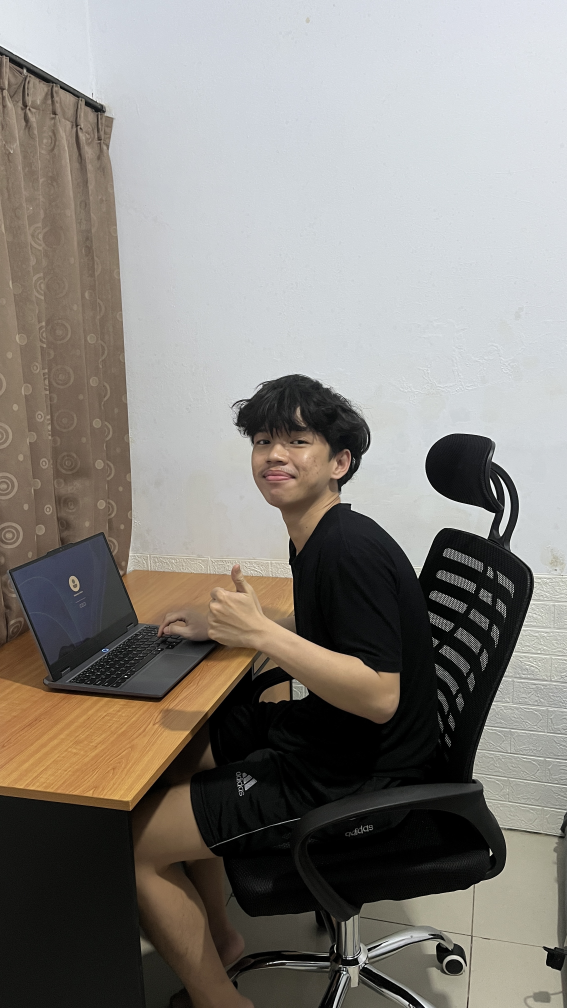
#> input picture IMG_6397.JPG.jpeg, 2268 x 4032 px (shown at 1/4 size)
$ python extract-portrait-v2-3-1.py
#> lines starting #> are read from the running program, lines starting #| are printed output that depends on the picture
from pathlib import Path
import os
import sys

ROOT = Path(__file__).resolve().parents[2]
sys.path.insert(0, str(ROOT / ".tmp-tools"))
os.environ["U2NET_HOME"] = str(ROOT / ".tmp-tools" / "models")

import cv2
import numpy as np
from PIL import Image, ImageDraw
from rembg import new_session, remove


SOURCE = ROOT / "IMG_6397.JPG.jpeg"
OUT = ROOT / "design-review" / "v2-3" / "portrait"
OUT.mkdir(parents=True, exist_ok=True)

# Honest waist-up source crop. It removes the legs, most desk area, and excess room
# before segmentation; no pixels are generated or reconstructed.
source = Image.open(SOURCE).convert("RGB")
#> source is the input picture: PIL image 2268x4032 RGB; mean R, G, B 134.8, 130.8, 125.3
crop_box = (520, 1080, 2240, 3240)
waist_up = source.crop(crop_box)
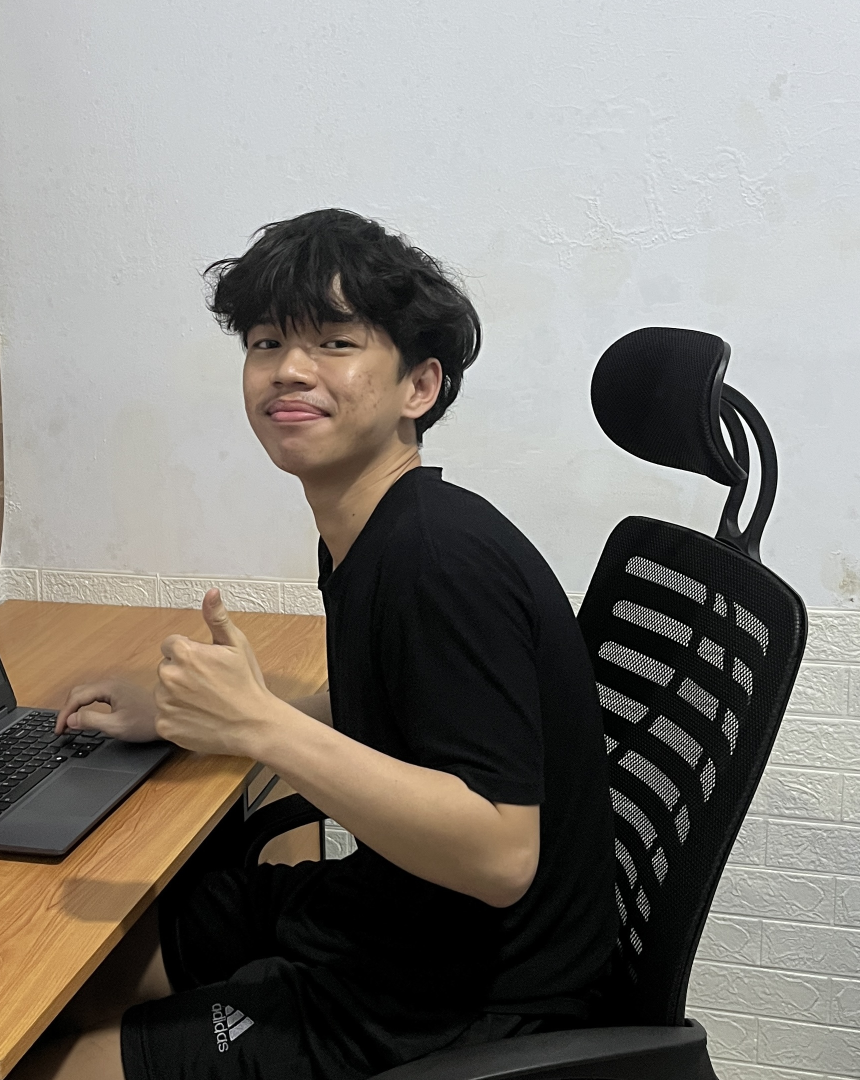
#> waist_up: PIL image 1720x2160 RGB (shown at 1/2 size); mean R, G, B 130.2, 126.8, 121.4

#> (the run stopped early here; a loop or call above may not have finished)

$ run again, with IMG_3294.JPG.jpeg copied over IMG_6397.JPG.jpeg
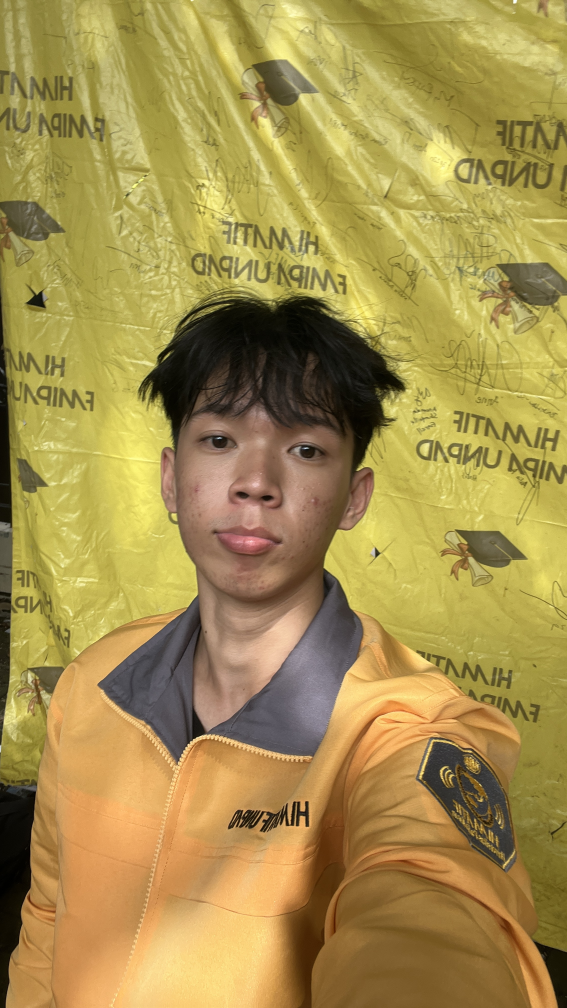
#> input picture IMG_3294.JPG.jpeg, 2268 x 4032 px (shown at 1/4 size)
#> source is the input picture: PIL image 2268x4032 RGB; mean R, G, B 166.6, 144.7, 78.8
#> `waist_up = source.crop(crop_box)`:
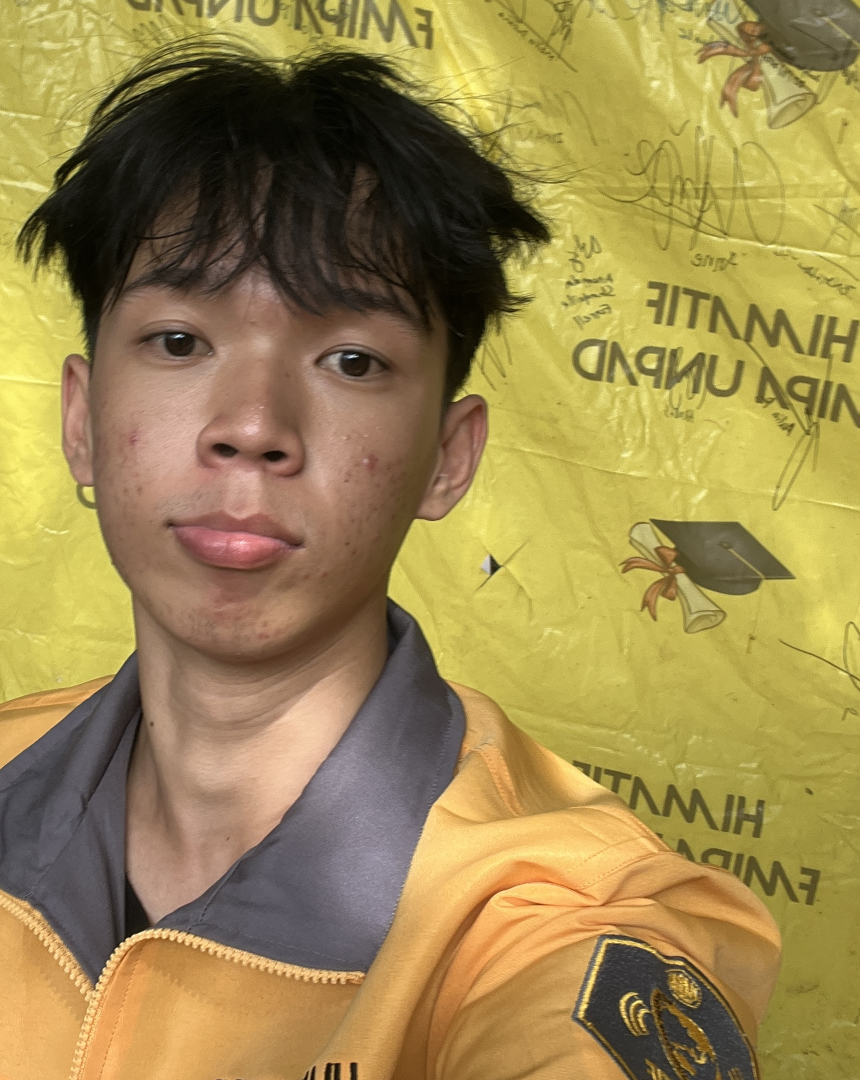
#> waist_up: PIL image 1720x2160 RGB (shown at 1/2 size); mean R, G, B 157.2, 136.5, 79.9

$ run again, with IMG_3529.JPG.jpeg copied over IMG_6397.JPG.jpeg
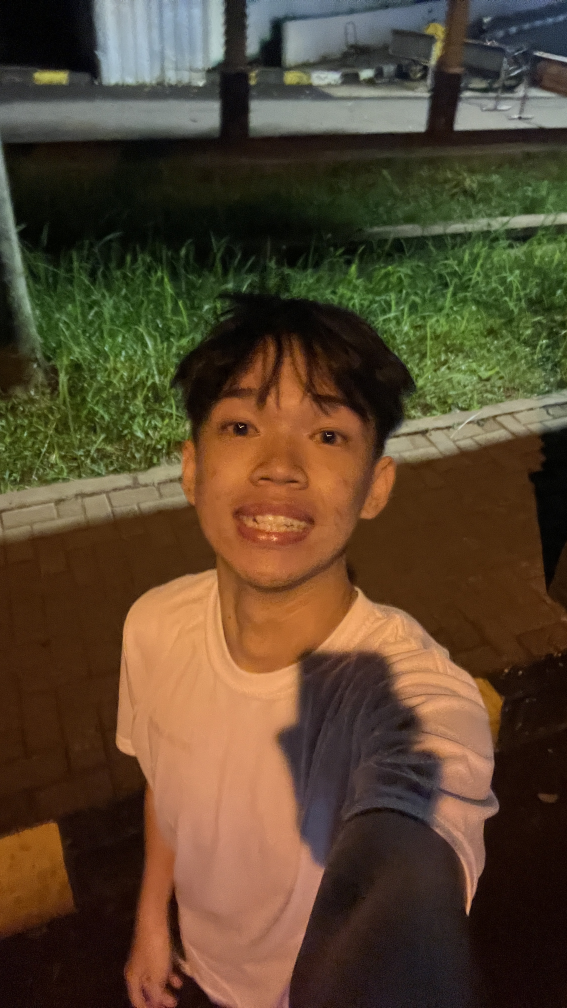
#> input picture IMG_3529.JPG.jpeg, 2268 x 4032 px (shown at 1/4 size)
#> source is the input picture: PIL image 2268x4032 RGB; mean R, G, B 87.4, 69.1, 47
#> `waist_up = source.crop(crop_box)`:
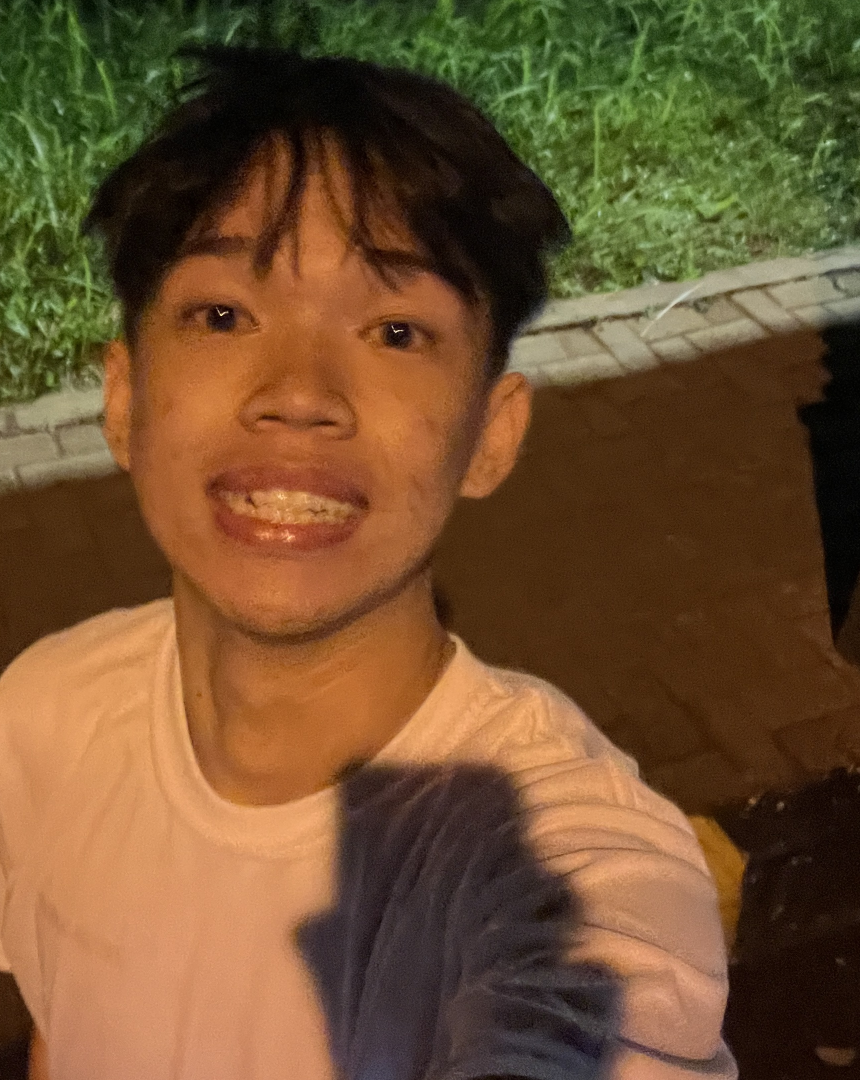
#> waist_up: PIL image 1720x2160 RGB (shown at 1/2 size); mean R, G, B 110.4, 80.5, 47.5

$ run again, with IMG_3697.JPG.jpeg copied over IMG_6397.JPG.jpeg
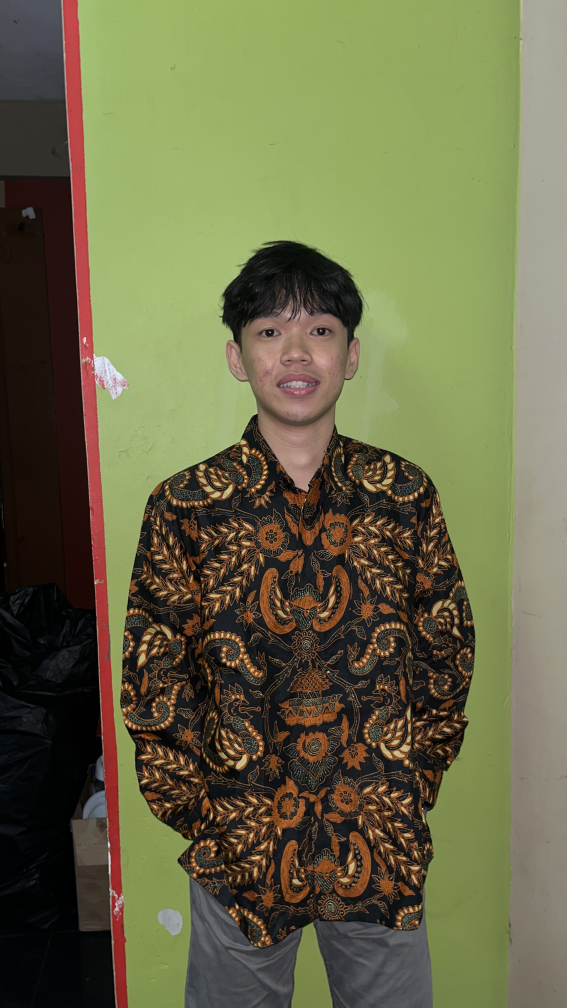
#> input picture IMG_3697.JPG.jpeg, 2268 x 4032 px (shown at 1/4 size)
#> source is the input picture: PIL image 2268x4032 RGB; mean R, G, B 105.8, 105.2, 72.2
#> `waist_up = source.crop(crop_box)`:
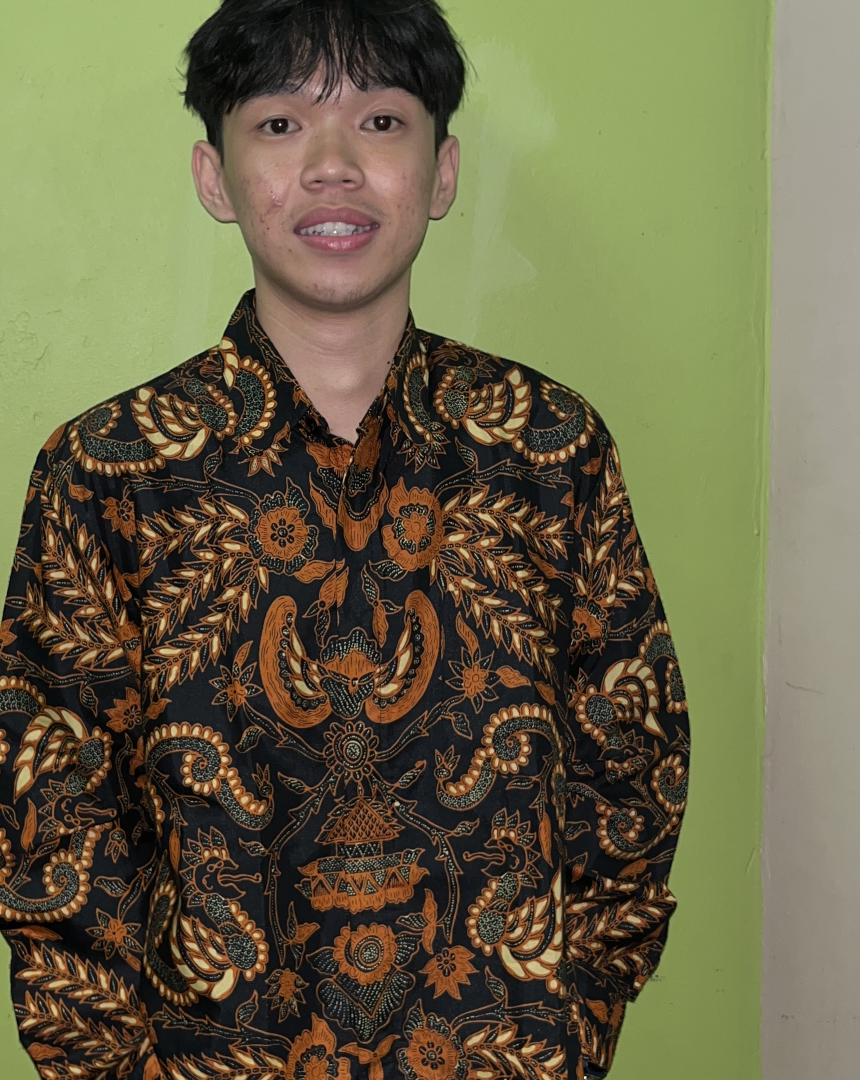
#> waist_up: PIL image 1720x2160 RGB (shown at 1/2 size); mean R, G, B 106.2, 101.3, 72
